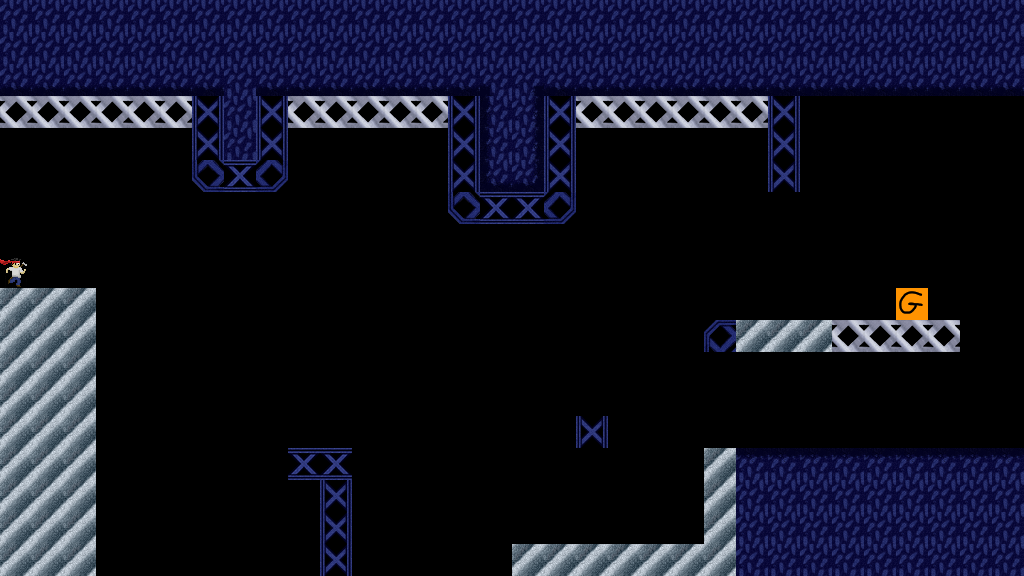

A level layout from a 2D game, rendered from its tile map. Below: a short description, then the map file with its tile-grid data intact:
An orthogonal 32x18 tile map with 32x32 px tiles, 1 tile layer (platforms) and 4 objects (color5, color2, color4).

<map version="1.8" tiledversion="1.8.4" orientation="orthogonal" renderorder="right-down" width="32" height="18" tilewidth="32" tileheight="32" infinite="0" nextlayerid="3" nextobjectid="8">
 <editorsettings>
  <export target="../core/assets/levels/mediumlevel.json" format="json" />
 </editorsettings>
 <properties>
  <property name="colorMode" type="int" value="0" />
 </properties>
 <tileset firstgid="1" source="disco.tsx" />
 <layer id="1" name="platforms" width="32" height="18">
  <data encoding="csv">
1,1,1,1,1,1,1,1,1,1,1,1,1,1,1,1,1,1,1,1,1,1,1,1,1,1,1,1,1,1,1,1,
1,1,1,1,1,1,1,1,1,1,1,1,1,1,1,1,1,1,1,1,1,1,1,1,1,1,1,1,1,1,1,1,
33,33,33,33,33,33,33,1,33,33,33,33,33,33,33,32,31,33,33,33,33,33,33,33,33,33,33,33,33,33,33,33,
13,13,13,13,13,13,14,1,14,13,13,13,13,13,14,30,29,14,13,13,13,13,13,13,14,0,0,0,0,0,0,0,
0,0,0,0,0,0,14,1,14,0,0,0,0,0,14,30,29,14,0,0,0,0,0,0,14,0,0,0,0,0,0,0,
0,0,0,0,0,0,18,12,25,0,0,0,0,0,14,37,36,14,0,0,0,0,0,0,14,0,0,0,0,0,0,0,
0,0,0,0,0,0,0,0,0,0,0,0,0,0,18,12,12,25,0,0,0,0,0,0,0,0,0,0,0,0,0,0,
0,0,0,0,0,0,0,0,0,0,0,0,9,0,0,0,0,0,0,0,0,0,0,0,0,0,9,0,0,0,9,0,
8,0,0,0,0,0,0,0,0,0,0,0,0,0,0,0,0,0,0,0,0,0,0,0,0,0,0,0,0,0,0,0,
2,2,2,0,0,0,0,0,0,0,0,0,9,0,0,0,0,0,0,0,0,0,0,0,0,0,9,0,11,0,0,0,
2,2,2,0,0,0,0,0,0,0,0,0,0,0,0,0,0,0,0,0,0,0,24,2,2,2,13,13,13,13,0,0,
2,2,2,0,0,9,0,0,0,0,0,0,0,0,0,0,0,0,0,0,0,0,0,0,0,0,0,0,0,0,0,0,
2,2,2,0,0,0,0,0,0,0,0,0,0,0,0,0,0,0,0,0,0,0,0,0,0,0,0,0,0,0,0,0,
2,2,2,0,0,0,0,0,0,0,0,0,0,0,0,0,0,9,14,0,0,0,0,0,0,0,0,0,0,0,0,0,
2,2,2,0,0,0,0,0,0,12,12,0,0,0,0,0,0,0,0,0,0,0,2,28,28,28,28,28,28,28,28,28,
2,2,2,0,0,0,0,0,0,0,14,0,0,0,0,0,0,0,0,0,0,0,2,1,1,1,1,1,1,1,1,1,
2,2,2,0,0,0,0,0,0,0,14,0,0,0,0,0,0,0,0,0,0,0,2,1,1,1,1,1,1,1,1,1,
2,2,2,0,0,0,0,0,0,0,14,0,0,0,0,0,2,2,2,2,2,2,2,1,1,1,1,1,1,1,1,1
</data>
 </layer>
 <objectgroup id="2" name="colors">
  <object id="3" x="0" y="320">
   <polygon points="0,0 768,0 768,-256 0,-256" />
  </object>
  <object id="4" type="color5" x="0" y="0">
   <polygon points="0,0 0,320 768,320 768,0" />
  </object>
  <object id="6" type="color2" x="768" y="320">
   <polygon points="0,0 -768,0 -768,256 0,256" />
  </object>
  <object id="7" type="color4" x="768" y="0">
   <polygon points="0,0 0,576 256,576 256,0" />
  </object>
 </objectgroup>
</map>
